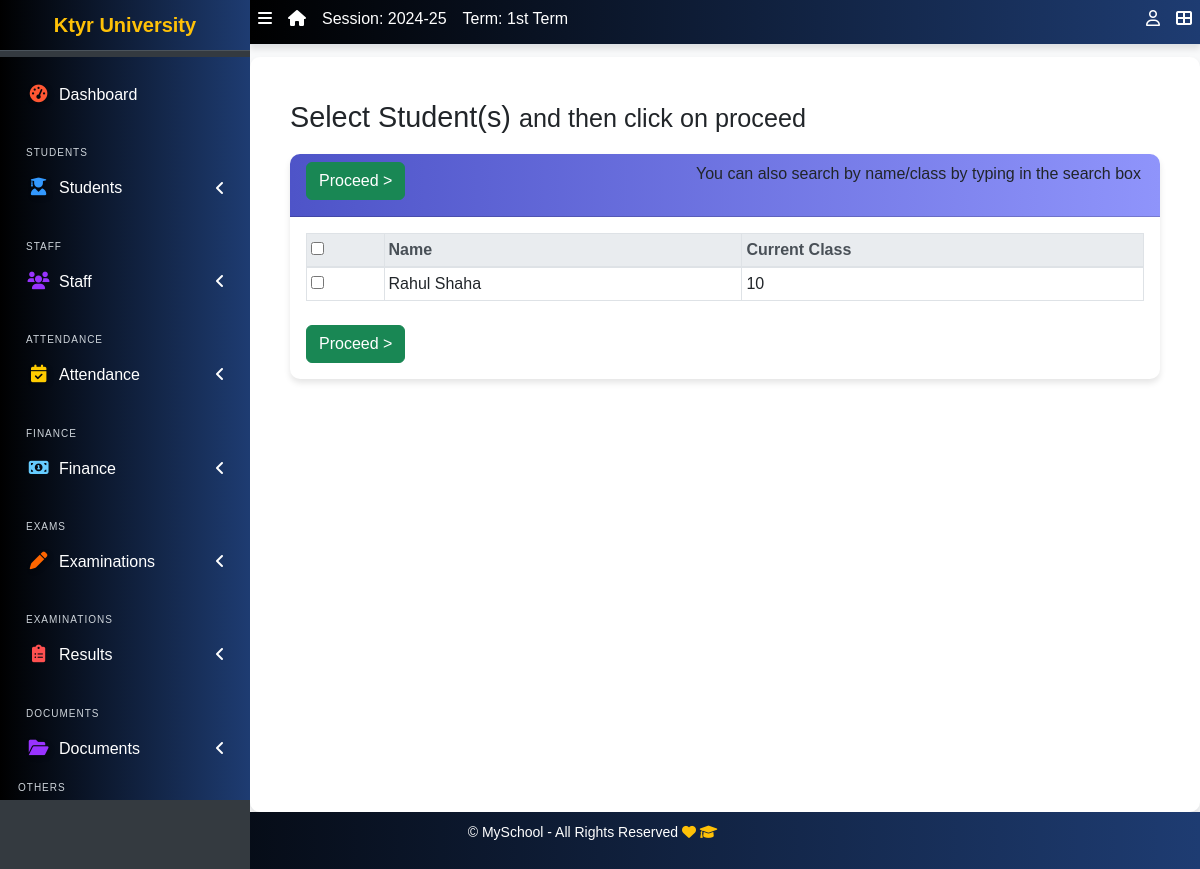
Page /result/create/ (signed in) on the earlier database version.
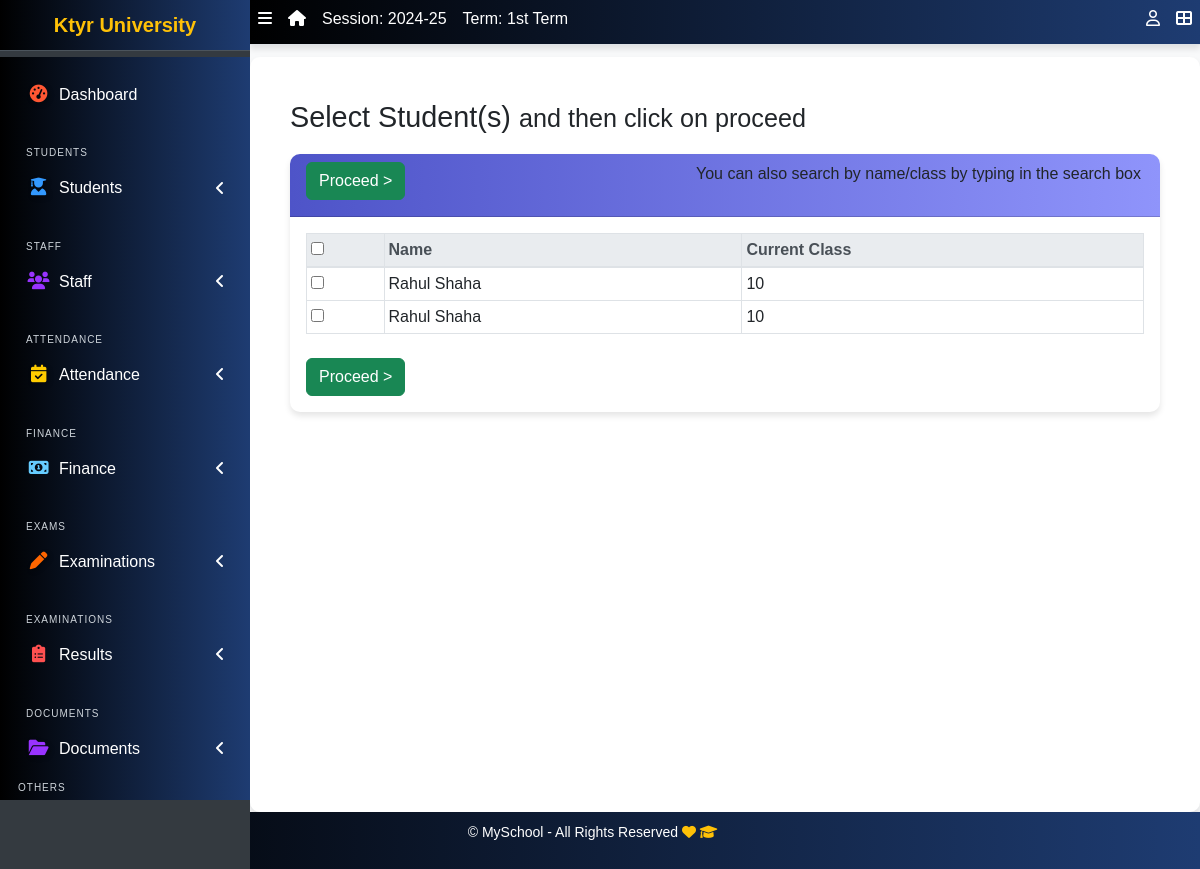
Same page on the later database version.
### apps/students/models.py (models this page shows, shortened)
class Student(models.Model):
    STATUS_CHOICES = [("active", "Active"), ("inactive", "Inactive")]
    GENDER_CHOICES = [("male", "Male"), ("female", "Female")]
    category = [("N/A", "N/A"),("Gen", "Gen"), ("OBC", "OBC"), ("SC/ST", "SC/ST"), ("Other", "Other")]
    current_status = models.CharField(
        max_length=10, choices=STATUS_CHOICES, default="active"
    )
    registration_number = models.CharField(max_length=200, unique=True)
    fullname = models.CharField(max_length=200)
    gender = models.CharField(max_length=10, choices=GENDER_CHOICES, default="male")
    category = models.CharField(max_length=10, choices=category, default="N/A")
    aadhar_validator = RegexValidator(
    regex=r'^\d{12}$',
    message="Aadhaar number must be exactly 12 digits.",
    code='invalid_aadhar'
    )
    aadhar = models.CharField(validators=[aadhar_validator], max_length=12, blank=True)
    date_of_birth = models.DateField(default=timezone.now)
    current_class = models.ForeignKey(
        StudentClass, on_delete=models.SET_NULL, blank=True, null=True
    )
    section = models.CharField(max_length=10, blank=True)
    date_of_admission = models.DateField(default=timezone.now)
    mobile_num_regex = RegexValidator(
        regex="^[0-9]{10,15}$", message="Entered mobile number isn't in a right format!"
    )
    mobile_number = models.CharField(
        validators=[mobile_num_regex], max_length=13, blank=True
    )
    Father_name = models.CharField(max_length=255, null=False, blank=False)
    Father_mobile_number = models.CharField( validators=[mobile_num_regex] ,max_length=15,)
    Father_aadhar = models.CharField(validators=[aadhar_validator], max_length=12, blank=True)
    Mother_name = models.CharField(max_length=255, null=True, blank=True)
    address = models.TextField(blank=True)
    others = models.TextField(blank=True)
    passport = models.ImageField(blank=True, upload_to="students/passports/")
    def registration_number(self):
      if self.date_of_admission:
        year_suffix = str(self.date_of_admission.year)[-2:]  # Extract last 2 digits of year
      else:
        year_suffix = "25"  # Default if date_of_admission is missing
      unique_number = str(random.randint(1000, 9999))
      return f"{year_suffix}{self.current_class}{unique_number}"
    class Meta:
        ordering = ["fullname",]
    def __str__(self):
        return f"{self.fullname} "

### apps/corecode/models.py (models this page shows)
class StudentClass(models.Model):
    name = models.CharField(max_length=200, unique=True)
    class Meta:
        verbose_name = "Class"
        verbose_name_plural = "Classes"
        ordering = ["name"]
    def __str__(self):
        return self.name

### apps/result/views.py (the view, shortened to what this page needs)
# urls.py: path("create/", create_result, name="create-result"),
@login_required
def create_result(request):
    students = Student.objects.all()
    return render(request, "result/create_result.html", {"students": students})

### apps/corecode/context_processors.py (called while the page is built)
def site_defaults(request):
    current_session = AcademicSession.objects.get(current=True)
    current_term = AcademicTerm.objects.get(current=True)
    vals = SiteConfig.objects.all()
    contexts = {
        "current_session": current_session.name,
        "current_term": current_term.name,
    }
    for val in vals:
        contexts[val.key] = val.value
    return contexts

def global_college_profile(request):
    try:
        profile = CollegeProfileModel.objects.first()
    except CollegeProfileModel.DoesNotExist:
        profile = None
    return {'profile': profile}

### apps/result/templates/result/create_result.html (shortened to what this page needs)
{% extends 'base.html' %}
{% block title %}
  Select Student(s) <span class="small">and then click on proceed</span>
{% endblock title %}
{% block content-header %}
  <form method="POST">
  <div class="card-header">
    <h3 class="card-title">
      <input type="submit" class="btn btn-success" value="Proceed >">
    </h3>
    <div class="card-tools">
      <p class="small btn btn-tool">You can also search by name/class by typing in the search box</p>
    </div>
  </div>
{% endblock content-header %}
{% block content %}
  <table id="studenttable" class="table table-sm table-bordered" data-page-length='100'>
    <thead class="thead-light">
      <tr>
        <th><input type="checkbox" id="selecter"></th>
        <th>Name</th>
        <th>Current Class</th>
      </tr>
    </thead>
    <tbody>
      {% for student in students %}
        <tr>
          <td><input type="checkbox" id="{{ student.id }}" name="students" value="{{ student.id}}"></td>
          <td>{{student}} </td>
          <td>{{student.current_class}}</td>
        </tr>
      {% endfor %}
    </tbody>
  </table>
  <input type="submit" class="btn btn-success mt-2" value="Proceed >">
</form>
{% endblock content %}

Differences in the rows shown:
added Student: fullname "Rahul Shaha", current_class "10"
